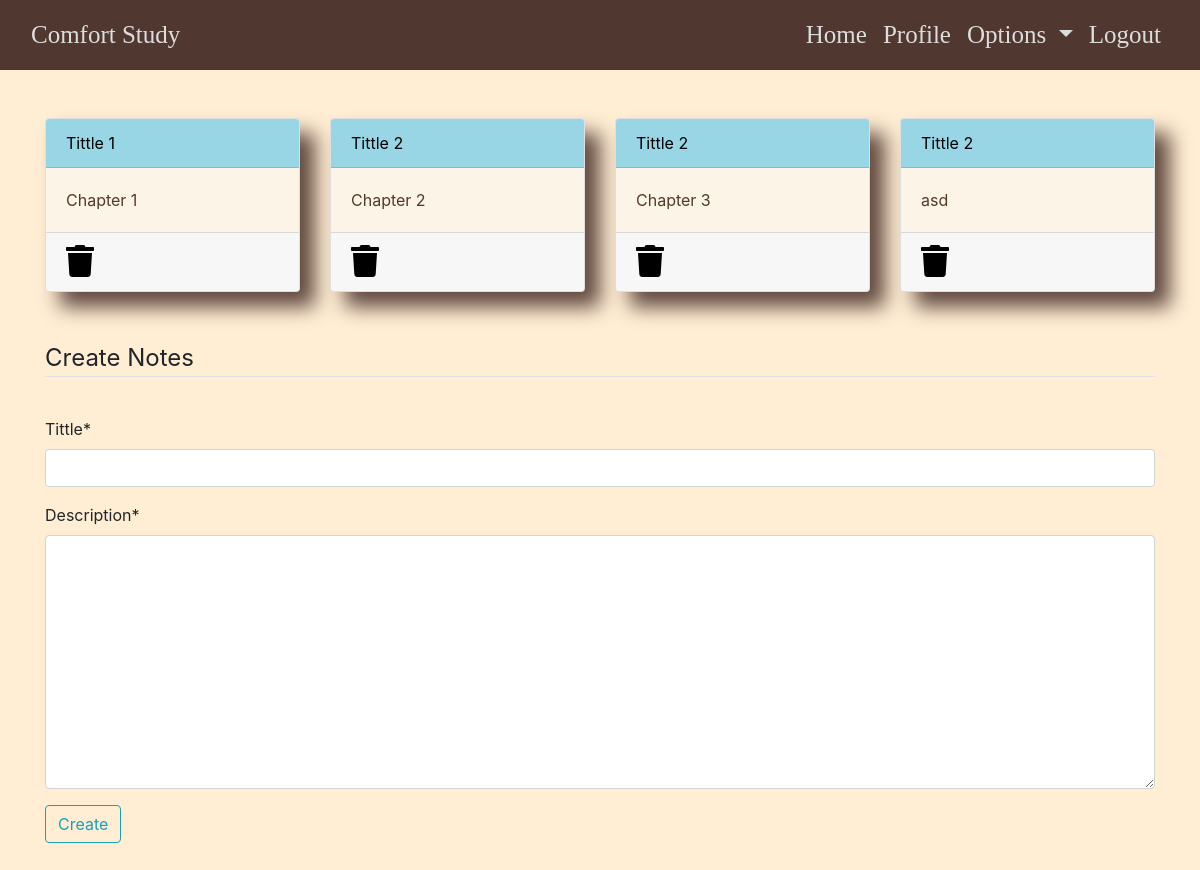
Before: /notes (signed in) with the older database file.
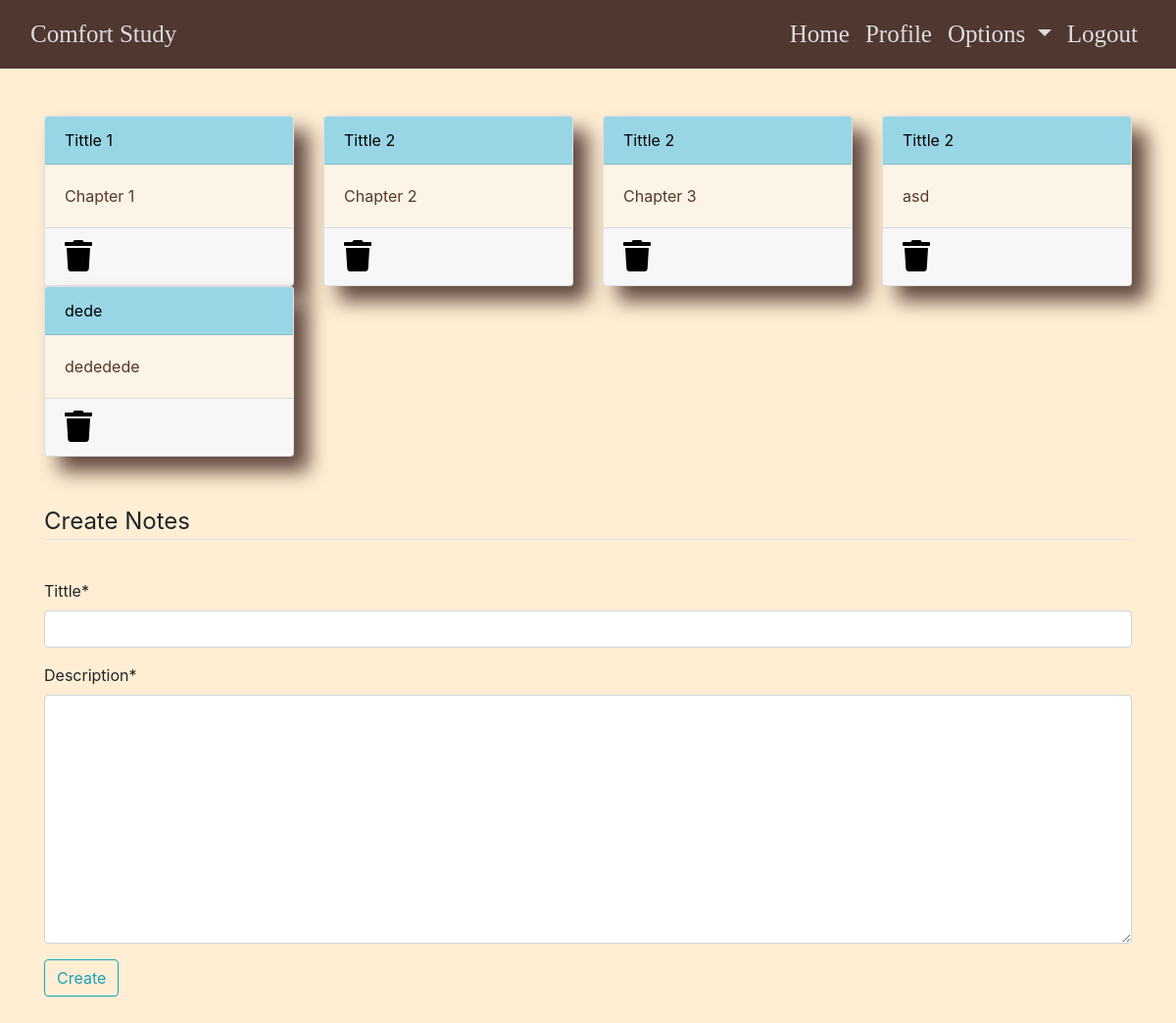
After: the same page with the newer database file.
### dashboard/models.py (models this page shows, shortened)
class Notes(models.Model):
    user = models.ForeignKey(User,on_delete=models.CASCADE)
    tittle = models.CharField(max_length=255)
    description = models.TextField()
    class Meta:
        verbose_name = "Notes"
        verbose_name_plural = "Notes"

### dashboard/views.py (the view)
# urls.py: path('notes',views.notes,name='notes'),
@login_required
def notes(request):
    if request.method == "POST":
        form = NotesForm(request.POST)
        if form.is_valid():
            notes = Notes(user=request.user, tittle=request.POST['tittle'], description=request.POST['description'])
            notes.save()
        messages.success(request, f"Notes Added from {request.user.username} Successfully")
    else:
        form = NotesForm()
    form = NotesForm()
    notes = Notes.objects.filter(user=request.user)
    context = {'notes': notes, 'form': form}
    return render(request, 'dashboard/notes.html', context)

### dashboard/forms.py
class NotesForm(forms.ModelForm):
    class Meta:
        model = Notes
        fields = ['tittle', 'description']

### dashboard/templates/dashboard/notes.html (shortened to what this page needs)
{% extends 'dashboard/base.html' %}
{% load static %}
{% load crispy_forms_tags %}
{% block content %}
<div class="container">
    <div class="row">
        {% for note in notes %}
        <div class="col-md-3">
            <a href="{% url 'notes-detail' note.id %}">
                <div class="card">
                    <div class="card-header">{{ note.tittle }}</div>
                    <div class="card-body"> {{ note.description}}</div>
                    <div class="card-footer mt-auto "><a href="{% url 'delete_note' note.id %}">
                        <i class="fa fa-trash fa-2x"></i></a>
                    </div>
                </div>
            </a>
        </div>
        <br><br>
        {% endfor %}
    </div>
</div>
<br><br>
<div class="container">
    <form method="POST">
        <fieldset class="form-group">
            <legend class="border-bottom mb-4">Create Notes</legend>
        </fieldset>
        {{form |crispy}}
        <div class="form-group">
            <button href="" class="btn btn-outline-info" type="submit">
                Create
            </button>
        </div>
    </form>
</div>
{% endblock content %}

Changed rows visible on the page:
added Notes: tittle "dede", description "dededede"
